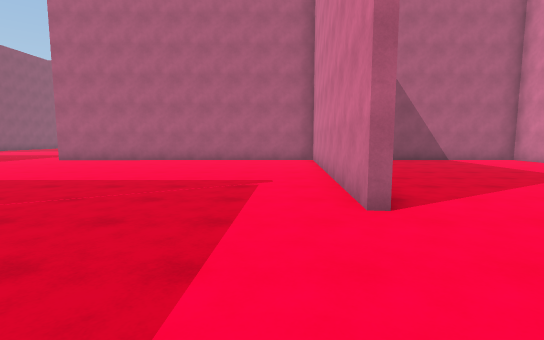
View 1 (above)

24 first-person views from a walk through a Unity game level. The camera is 1.5 m above the floor, tilts 6° down and sees 85° across. The floor is counted in squares, 2 m on a side. Each view is taken from the middle of a square. On the plan, view 1 faces up. The plan holds only what a view shows up to about 10 squares ahead; the rest is blank. The place goes on beyond the plan.

View 2
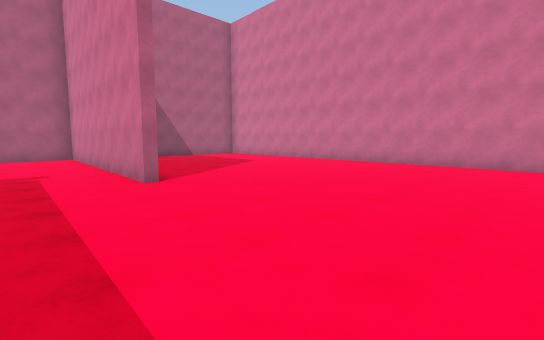

View 3
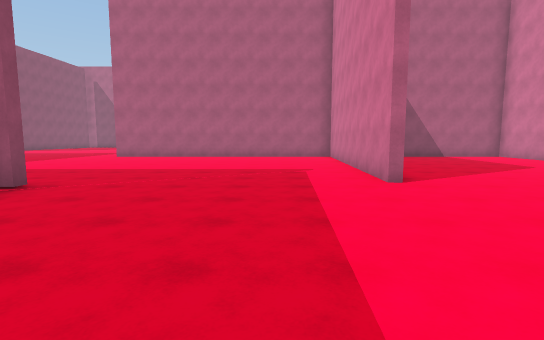

View 4
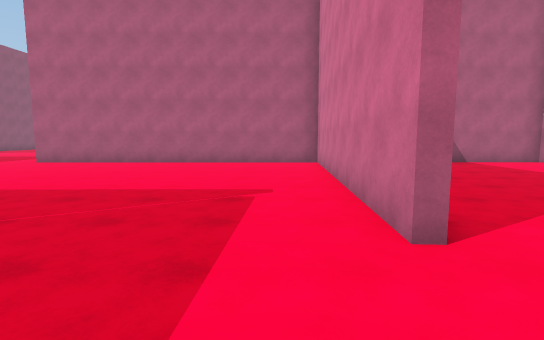

View 5
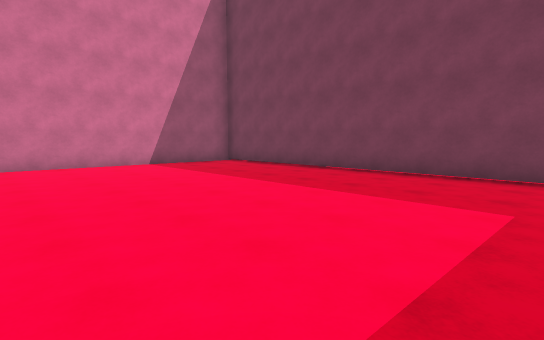

View 6
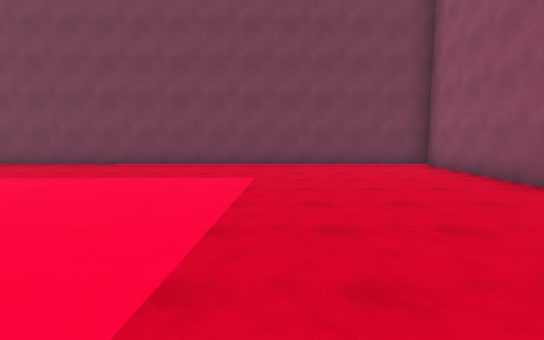

View 7
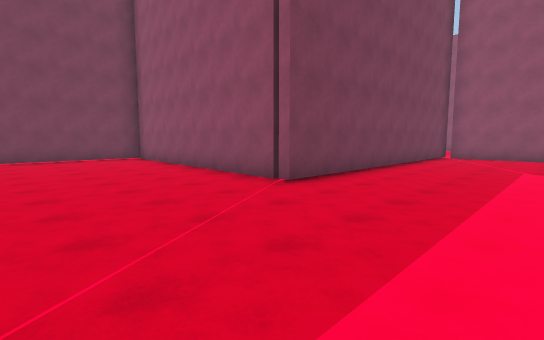

View 8
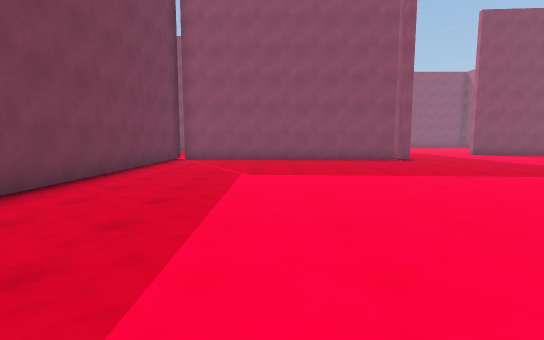

View 9
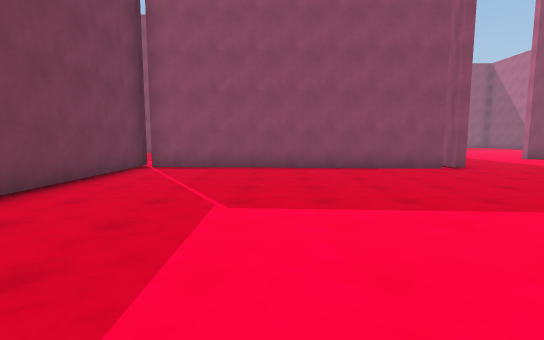

View 10
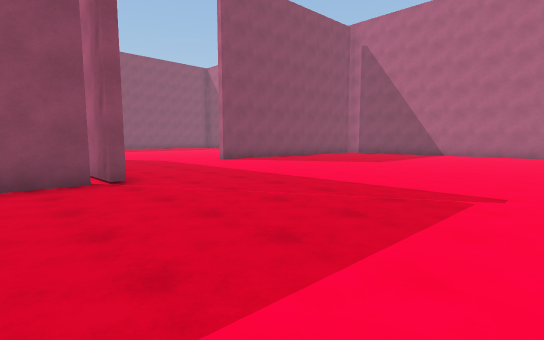

View 11
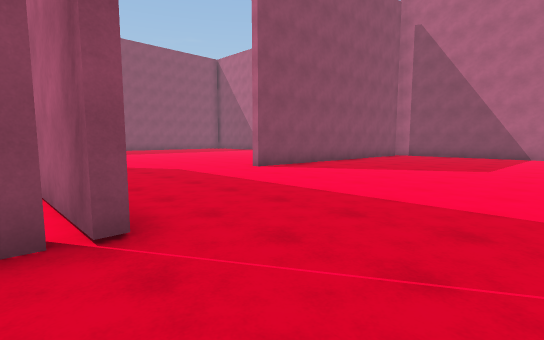

View 12
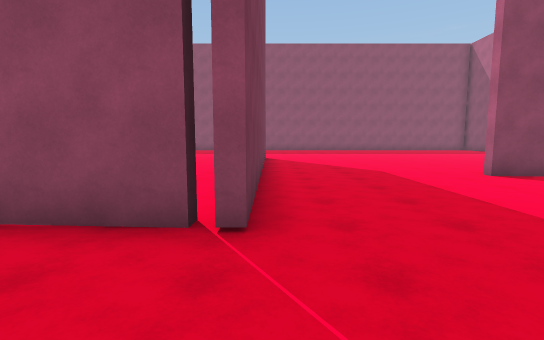

View 13
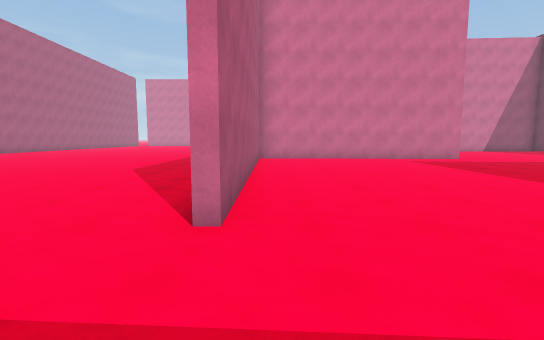

View 14
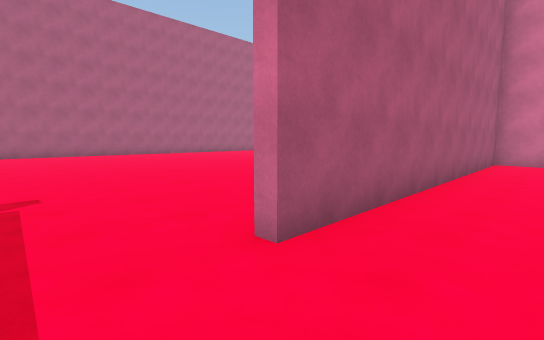

View 15
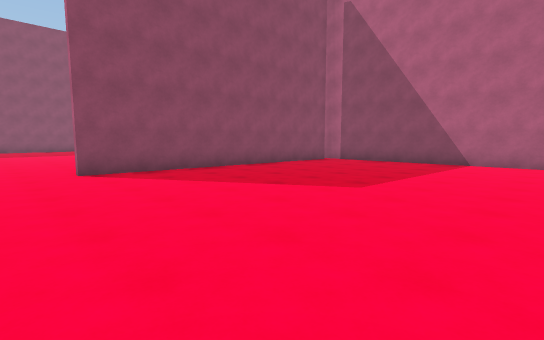

View 16
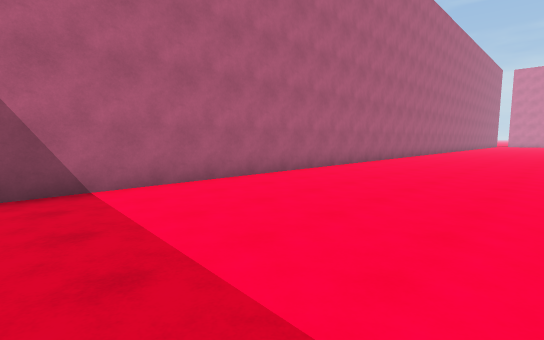

View 17
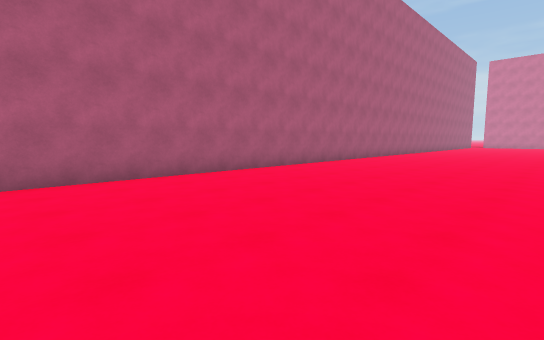

View 18
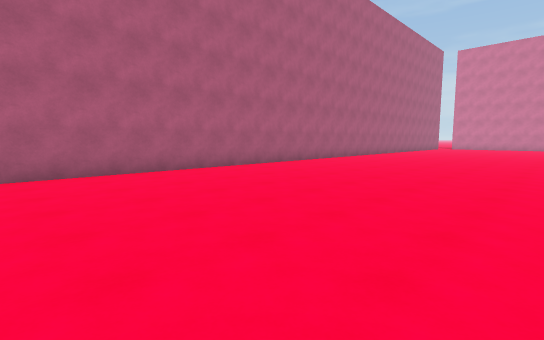

View 19
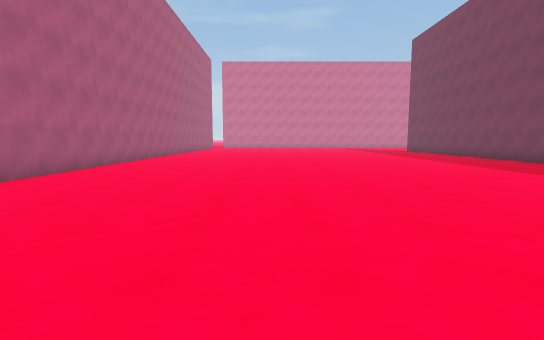

View 20
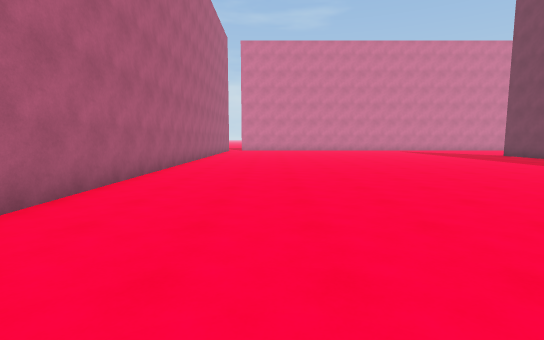

View 21
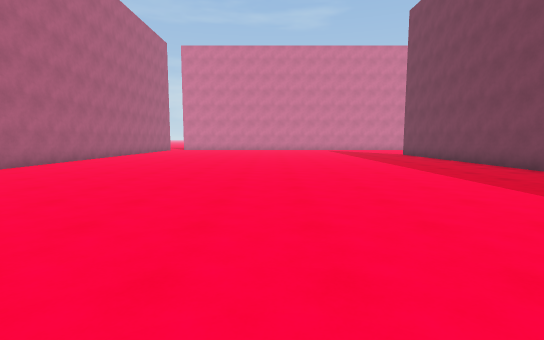

View 22
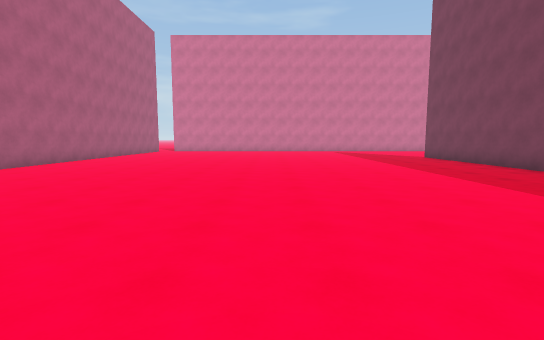

View 23
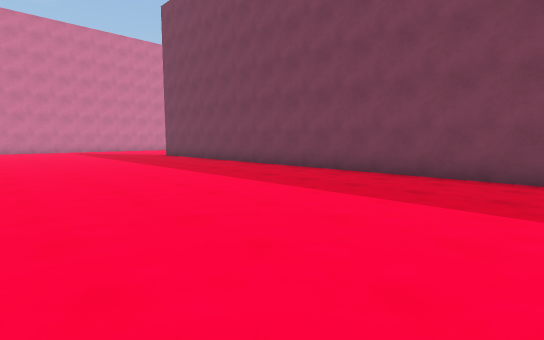

View 24
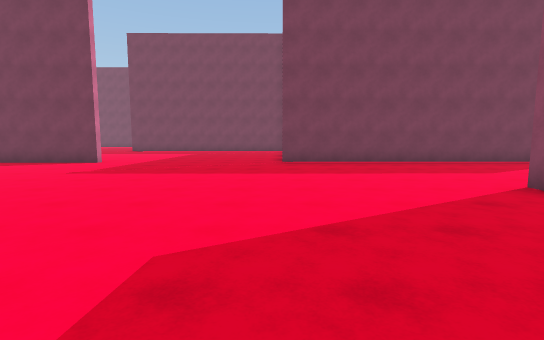

### Floor plan
Points are (right, up) in squares from view 1. A wall is a line through its corners. A room is listed if a view was taken in it or the views show most of it. See-through windows are left out.
Room 1 (views 1, 2, 3, 4, 5, 6, 7, 8, 9, 10, 11, 12, 13, 14, 15, 16, 17, 18, 19, 20, 21, 22, 23, 24)
walls: (-7.6, 10.7) (-4.4, 10.7); (2.2, 10.7) (13.1, 10.8); (1, 3) (1.5, 10.5) (-7.6, 10.4); (8.5, 9.3) (8.6, 10.5) (5.7, 10.5); (-14.3, 2.6) (-4.9, 2.6) (-5.4, -5.4) (6.9, -5.4); (-16.6, 21.7) (-17, 15.4); (-21.1, 10.6) (-13.4, 10.7) (-13.9, 2.8); (13.1, 23.7) (-14.6, 23.7); (7.6, -4.6) (8.1, 3.2)
ways out: gap at (-13, 10); gap at (-5, 2)

Positions as (right, up) in squares from view 1, and headings:
1: (0, 0), facing up
2: (-1, -2), facing up-right
3: (-1, -2), facing up
4: (0, 1), facing up
5: (-1, 1), facing down-right
6: (-1, 3), facing down
7: (-1, 6), facing down-left
8: (-3, 6), facing left
9: (-6, 6), facing left
10: (-8, 9), facing up-left
11: (-11, 10), facing up-left
12: (-11, 11), facing left
13: (-10, 10), facing right
14: (-9, 9), facing up-right
15: (-10, 14), facing up-left
16: (-13, 19), facing up-right
17: (-8, 18), facing up-right
18: (-3, 17), facing up-right
19: (-3, 19), facing right
20: (2, 21), facing right
21: (1, 17), facing right
22: (3, 17), facing right
23: (2, 17), facing down-right
24: (-13, 20), facing down
